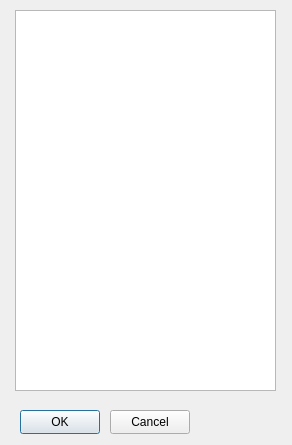
<?xml version="1.0" encoding="UTF-8"?>
<ui version="4.0">
 <class>ProcessPickerDialog</class>
 <widget class="QDialog" name="ProcessPickerDialog">
  <property name="geometry">
   <rect>
    <x>0</x>
    <y>0</y>
    <width>292</width>
    <height>445</height>
   </rect>
  </property>
  <property name="windowTitle">
   <string>Dialog</string>
  </property>
  <widget class="QListView" name="listView">
   <property name="geometry">
    <rect>
     <x>15</x>
     <y>10</y>
     <width>261</width>
     <height>381</height>
    </rect>
   </property>
  </widget>
  <widget class="QPushButton" name="btnOk">
   <property name="geometry">
    <rect>
     <x>20</x>
     <y>410</y>
     <width>80</width>
     <height>24</height>
    </rect>
   </property>
   <property name="text">
    <string>OK</string>
   </property>
  </widget>
  <widget class="QPushButton" name="btnCancel">
   <property name="geometry">
    <rect>
     <x>110</x>
     <y>410</y>
     <width>80</width>
     <height>24</height>
    </rect>
   </property>
   <property name="text">
    <string>Cancel</string>
   </property>
  </widget>
 </widget>
 <resources/>
 <connections/>
</ui>
